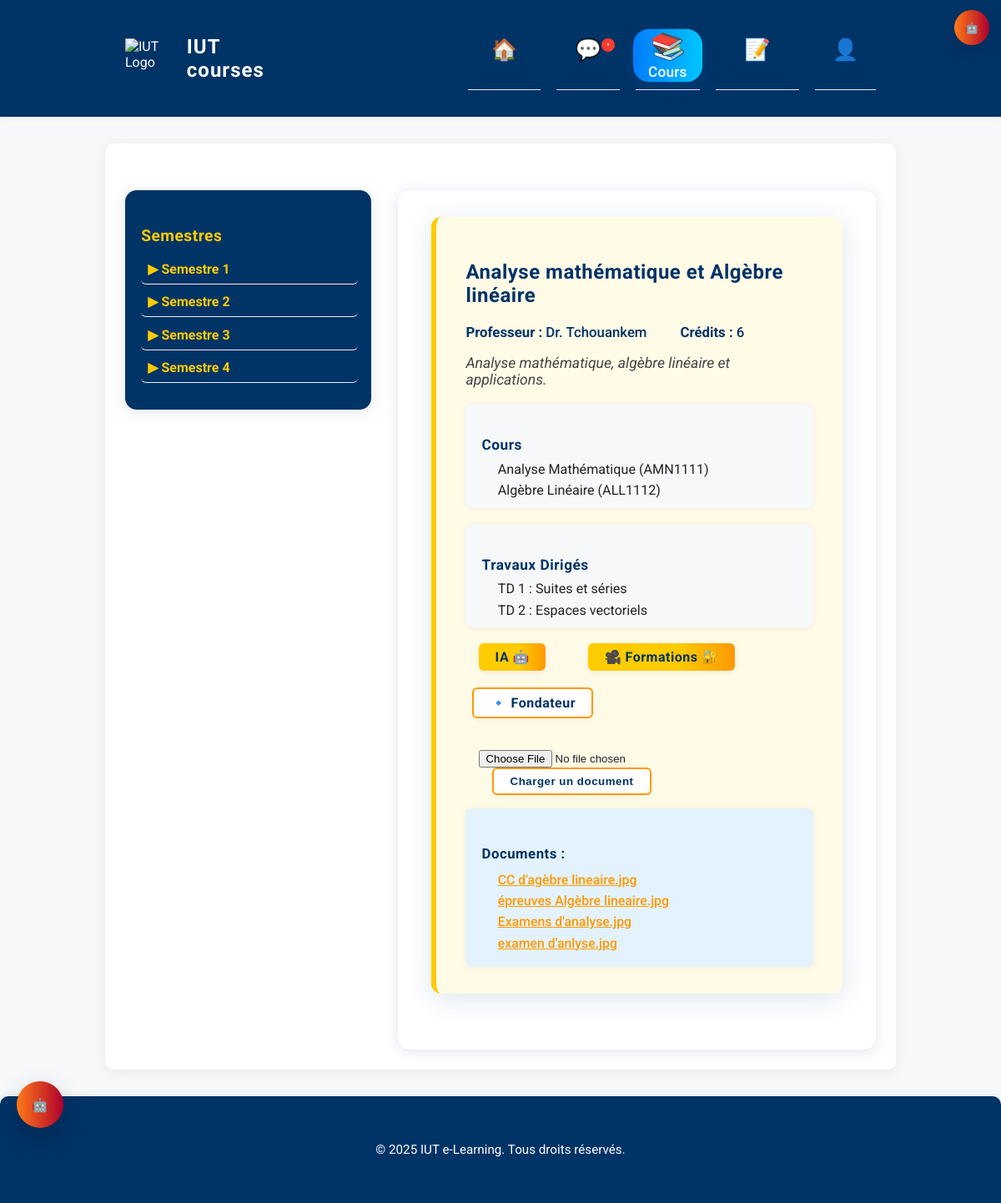
Screenshot of /courses (signed in) with the database file from the repository.
### tables this page shows
CREATE TABLE semestres (
    id INTEGER PRIMARY KEY AUTOINCREMENT,
    nom TEXT NOT NULL
);

CREATE TABLE unites (
    id INTEGER PRIMARY KEY AUTOINCREMENT,
    nom TEXT NOT NULL,
    semestre_id INTEGER NOT NULL,
    professeur TEXT,
    credits INTEGER,
    description TEXT,
    FOREIGN KEY(semestre_id) REFERENCES semestres(id)
);

CREATE TABLE courses (
    id INTEGER PRIMARY KEY AUTOINCREMENT,
    nom TEXT NOT NULL,
    unite_id INTEGER NOT NULL,
    type TEXT NOT NULL, -- 'cours' ou 'td'
    FOREIGN KEY(unite_id) REFERENCES unites(id)
);

CREATE TABLE unite_documents (
    id INTEGER PRIMARY KEY AUTOINCREMENT,
    unite_id INTEGER NOT NULL,
    filename TEXT NOT NULL,
    original_name TEXT NOT NULL,
    FOREIGN KEY(unite_id) REFERENCES unites(id)
);

### app.py (the view)
@app.route("/courses")
def courses():
    if "user_id" not in session:
        return redirect(url_for("login"))
    conn = get_db_connection()
    user = conn.execute("SELECT * FROM users WHERE id=?", (session["user_id"],)).fetchone()
    if not is_admin() and (not user or not user['has_paid']):
        if user and user['pending_payment']:
            conn.close()
            return render_template("pay.html", message="Votre paiement est en attente de validation par l'administrateur. Vous recevrez un accès dès confirmation.", waiting=True)
        conn.close()
        return redirect(url_for("pay"))
    filiere = user["filiere"] if user else None
    semestres = []
    if is_admin() or (filiere and filiere.lower() in ["genie informatique", "informatique", "gin", "gi"]):
        sem_rows = conn.execute("SELECT * FROM semestres ORDER BY id").fetchall()
        for sem in sem_rows:
            unites = conn.execute("SELECT * FROM unites WHERE semestre_id=? ORDER BY id", (sem["id"],)).fetchall()
            unite_list = []
            for unite in unites:
                cours = [row["nom"] for row in conn.execute("SELECT * FROM courses WHERE unite_id=? AND type='cours'", (unite["id"],)).fetchall()]
                td = [row["nom"] for row in conn.execute("SELECT * FROM courses WHERE unite_id=? AND type='td'", (unite["id"],)).fetchall()]
                docs = conn.execute("SELECT * FROM unite_documents WHERE unite_id=?", (unite["id"],)).fetchall()
                unite_list.append({
                    "id": unite["id"],
                    "nom": unite["nom"],
                    "professeur": unite["professeur"] if "professeur" in unite.keys() else "",
                    "credits": unite["credits"] if "credits" in unite.keys() else "",
                    "description": unite["description"] if "description" in unite.keys() else "",
                    "cours": cours,
                    "td": td,
                    "documents": [{"filename": d["filename"], "original_name": d["original_name"]} for d in docs]
                })
            semestres.append({
                "id": sem["id"],
                "nom": sem["nom"],
                "unites": unite_list
            })
    conn.close()
    return render_template("courses.html", filiere=filiere, semestres=semestres)

### app.py (called while the page is built)
def get_openai_api_key():
    key = None
    try:
        key = app.config.get('OPENAI_API_KEY')
    except Exception:
        key = None
    if not key:
        key = globals().get('OPENAI_API_KEY')
    if not key:
        key = os.getenv('OPENAI_API_KEY')
    if not key:
        key = getattr(openai, 'api_key', None)
    return key

def get_db_connection():
    conn = sqlite3.connect(os.path.join(os.path.dirname(__file__), 'database', 'iut_courses.db'))
    conn.row_factory = sqlite3.Row
    return conn

@app.context_processor
def inject_admin_status():
    return {'openai_key_configured': bool(get_openai_api_key())}

def is_admin():
    return session.get("user_email") == ADMIN_EMAIL

### templates/courses.html (shortened to what this page needs)
{% extends "base.html" %}
{% block content %}
{% if filiere and filiere|lower in ['genie informatique', 'informatique', 'gin', 'gi'] %}
<div class="gi-layout">
    <nav class="gi-sidebar">
        <h3>Semestres</h3>
        <ul>
            {% for semestre in semestres %}
            <li>
                <span class="gi-semestre-toggle" onclick="toggleMenu('sem{{ semestre.id }}')">&#9654; {{ semestre.nom }}</span>
            </li>
            {% endfor %}
        </ul>
    </nav>
    <main class="gi-content">
        {% set active_set = false %}
        {% for semestre in semestres %}
            {% for unite in semestre.unites %}
            <div id="ue{{ unite.id }}" class="gi-ue-content{% if not active_set %} gi-active{% set active_set = true %}{% endif %}">
                <h2>{{ unite.nom }}</h2>
                <div class="gi-ue-meta">
                    <span><b>Professeur :</b> {{ unite.professeur }}</span>
                    <span><b>Crédits :</b> {{ unite.credits }}</span>
                </div>
                <p class="gi-ue-desc">{{ unite.description }}</p>
                <div class="gi-ue-cours">
                    <h4>Cours</h4>
                    <ul>
                        {% for cours in unite.cours %}
                        <li>{{ cours }}</li>
                        {% endfor %}
                    </ul>
                </div>
                <div class="gi-ue-td">
                    <h4>Travaux Dirigés</h4>
                    <ul>
                        {% for td in unite.td %}
                        <li>{{ td }}</li>
                        {% endfor %}
                    </ul>
                </div>
                <div class="gi-ue-actions">
                    <a href="/assistant/unit/{{ unite.id }}" class="btn">IA 🤖</a>
       <a href="{{ url_for('password') }}" class="btn">🎥 Formations 🔐</a>
       <a href="{{ url_for('fondateur') }}" class="btn btn-secondary" style="margin-left:8px">🔹 Fondateur</a>
    </div><br><br>
                    <form action="/upload/{{ unite.id }}" method="post" enctype="multipart/form-data" style="display:inline-block;margin-left:1rem;">
                        <input type="file" name="file" style="display:inline-block;">
                        <button type="submit" class="btn btn-secondary">Charger un document</button>
                    </form>
                    {% if unite.documents %}
                    <div class="gi-ue-docs">
                        <h5>Documents :</h5>
                        <ul>
                        {% for doc in unite.documents %}
                            <li><a href="{{ url_for('uploaded_file', filename=doc.filename) }}" target="_blank">{{ doc.original_name }}</a></li>
                        {% endfor %}
                        </ul>
                    </div>
                    {% endif %}
                </div>
            </div>
            {% endfor %}
        {% endfor %}
    </main>
{% elif filiere %}
{% else %}
<div class="alert alert-info" style="margin:2rem auto;max-width:600px;text-align:center;">Aucun cours disponible pour votre filière.</div>
{% endif %}
{% endblock %}

### templates/base.html (shortened to what this page needs)
<!DOCTYPE html>
<html lang="fr">
<head>
    <link rel="stylesheet" href="{{ url_for('static', filename='style.css') }}">
</head>
<body>
    <header class="main-header">
        <div class="container header-flex">
            <div class="logo">
                <img src="https://1.bp.blogspot.com/-cNfaE8VuOl8/Xw7pY_vBzBI/AAAAAAAAGtk/Ce9Et7agQIUrlv1UeVtc3HRQt7z9pBwWACLcBGAsYHQ/s1600/IUT-FV.jpg" alt="IUT Logo" height="48" style="vertical-align:middle;">
                <span class="site-title">IUT courses</span>
            </div>
            <div id="assistant-toggle" title="Assistant IA" style="position:fixed; left:20px; bottom:90px; z-index:99999;">
                <div id="assistant-btn" style="background:linear-gradient(90deg,#ff7a18,#af002d); width:56px;height:56px;border-radius:50%;display:flex;align-items:center;justify-content:center;color:#fff;box-shadow:0 10px 30px rgba(0,0,0,0.2);cursor:pointer">🤖</div>
            </div>
            <div id="assistant-toggle-top" style="position:absolute; right:14px; top:12px; z-index:99999;">
                <button id="assistant-btn-top" title="Assistant IA" style="background:linear-gradient(90deg,#ff7a18,#af002d); width:42px;height:42px;border-radius:50%;border:none;color:#fff;cursor:pointer;box-shadow:0 6px 18px rgba(0,0,0,.12)">🤖</button>
            </div>
    <nav class="cool-nav">
        <ul class="nav-list">
            <li>
                <a href="{{ url_for('index') }}" class="{% if request.endpoint == 'index' %}active{% endif %}">
                    <span class="nav-icon">🏠</span>
                    <span class="nav-label">Accueil</span>
                </a>
            </li>
            <li>
                    <a href="{{ url_for('list_chats') }}" id="nav-chats-link" class="{%- if request.endpoint == 'list_chats' or request.endpoint == 'chat_room' -%}active{%- endif -%}" style="position:relative">
                        <span class="nav-icon">💬</span>
                        <span class="nav-label">Chats</span>
                        <span id="nav-chats-badge" style="display:none;position:absolute;top:6px;right:6px;background:#ff3b30;color:#fff;width:16px;height:16px;border-radius:50%;font-size:10px;display:flex;align-items:center;justify-content:center;line-height:1;">•</span>
                    </a>
                </li>
            {% if session.get('user_id') %}
                <li>
                    <a href="{{ url_for('courses') }}" class="{% if request.endpoint == 'courses' %}active{% endif %}">
                        <span class="nav-icon">📚</span>
                        <span class="nav-label">Cours</span>
                    </a>
                </li>
                <li>
                    <a href="{{ url_for('exams') }}" class="{% if request.endpoint == 'exams' %}active{% endif %}">
                        <span class="nav-icon">📝</span>
                        <span class="nav-label">Examens</span>
                    </a>
                </li>
                <li>
                    <a href="{{ url_for('profile') }}" class="{% if request.endpoint == 'profile' %}active{% endif %}">
                        <span class="nav-icon">👤</span>
                        <span class="nav-label">Profil</span>
                    </a>
                </li>
            {% endif %}
        </ul>
    </nav>
</header>
<div id="site-notifications" style="position:fixed; right:16px; top:16px; z-index:9999;max-width:480px;overflow:auto;padding:6px;box-sizing:border-box;"></div>
    <main class="container" {% if session.get('user_id') %}data-user-id="{{ session.get('user_id') }}"{% endif %}>
        {% block content %}{% endblock %}
    <footer class="main-footer">
        <div class="container">
            <p>&copy; 2025 IUT e-Learning. Tous droits réservés.</p>
        </div>
    </footer>
</body>
</html>

### static/style.css (style rules this page uses)
.gi-layout { display: flex; min-height: 600px; margin-top: 2rem; }
.gi-sidebar { width: 260px; background: #003366; color: #fff; border-radius: 14px; box-shadow: 0 2px 16px #00336622; padding: 1.5rem 1rem 1rem 1.2rem; margin-right: 2rem; height: fit-content; }
.gi-sidebar h3 { font-size: 1.2rem; margin-bottom: 1rem; color: #ffcc00; }
.gi-sidebar ul { list-style: none; padding: 0; }
.gi-sidebar li { margin-bottom: 0.5rem; cursor: pointer; font-size: 1rem; padding: 0.2rem 0.5rem; border-radius: 6px; transition: background 0.15s; }
.gi-semestre-toggle { font-weight: 700; color: #ffcc00; cursor: pointer; display: block; margin-bottom: 0.3rem; }
.gi-content { flex: 1; background: #fff; border-radius: 14px; box-shadow: 0 2px 16px #00336622; padding: 2rem 2.5rem; min-height: 500px; position: relative; }
.gi-ue-content { display: none; background: #f9fafb; border-radius: 12px; box-shadow: 0 2px 12px #00336611; margin-bottom: 2.2rem; padding: 2rem 2.2rem 1.5rem 2.2rem; border-left: 6px solid #ffcc00; transition: box-shadow 0.2s, background 0.2s; }
.gi-ue-content.gi-active { display: block; animation: fadeIn 0.5s; box-shadow: 0 6px 32px #00336622; background: #fffbe7; }
.gi-ue-meta { margin-bottom: 1rem; color: #003366; font-size: 1.08rem; display: flex; gap: 2.5rem; font-weight: 500; }
.gi-ue-desc { font-size: 1.13rem; color: #444; margin-bottom: 1.2rem; font-style: italic; }
.gi-ue-cours, .gi-ue-td { margin-bottom: 1.2rem; background: #f6f8fa; border-radius: 8px; padding: 1rem 1.2rem 0.5rem 1.2rem; box-shadow: 0 1px 6px #00336611; }
.gi-ue-cours h4, .gi-ue-td h4 { color: #003366; margin-bottom: 0.4rem; font-size: 1.08rem; }
.gi-ue-cours ul, .gi-ue-td ul { margin: 0; padding: 0 0 0 1.2rem; }
.gi-ue-cours li, .gi-ue-td li { border: none; padding: 0.2rem 0; color: #222; font-size: 1.01rem; }
.gi-ue-actions { margin-top: 1.2rem; display: flex; align-items: center; gap: 1.2rem; flex-wrap: wrap; }
.gi-ue-docs { background: #e3f2fd; border-radius: 8px; box-shadow: 0 1px 8px #00336611; padding: 1rem 1.2rem; margin-top: 1rem; margin-bottom: 0.5rem; min-width: 220px; }
.gi-ue-docs h5 { color: #003366; font-size: 1.05rem; margin-bottom: 0.5rem; }
.gi-ue-docs ul { margin: 0; padding: 0 0 0 1.2rem; }
.gi-ue-docs li { border: none; padding: 0.2rem 0; color: #003366; font-size: 0.99rem; }
.gi-ue-docs a { color: #ff9900; text-decoration: underline; font-weight: 500; transition: color 0.18s; }
.gi-ue-meta { margin-bottom: 1rem; color: #003366; font-size: 1.05rem; display: flex; gap: 2.5rem; }
.gi-ue-desc { font-size: 1.1rem; color: #444; margin-bottom: 1.2rem; }
.gi-ue-cours, .gi-ue-td { margin-bottom: 1.2rem; }
.gi-ue-cours h4, .gi-ue-td h4 { color: #003366; margin-bottom: 0.4rem; }
.gi-ue-actions { margin-top: 1.2rem; }
.gi-ue-actions .btn { font-size: 1rem; margin-right: 1rem; }
.btn, .btn-secondary { position: relative; overflow: hidden; }
h1, h2, h3, h4, h5 { font-family: 'Roboto', Arial, sans-serif; font-weight: 700; letter-spacing: 0.5px; }
body { font-family: 'Roboto', Arial, sans-serif; background: #f6f8fa; margin: 0; color: #222; }
.main-header { background: #003366; color: #fff; padding: 0.5rem 0; box-shadow: 0 2px 8px rgba(0,0,0,0.04); }
.header-flex { display: flex; align-items: center; justify-content: space-between; }
.logo { display: flex; align-items: center; gap: 0.7rem; }
.site-title { font-size: 1.5rem; font-weight: 700; letter-spacing: 1px; }
.btn { background: linear-gradient(90deg, #ffcc00 60%, #ff9900 100%); color: #003366; border: none; padding: 0.45rem 1.2rem; border-radius: 6px; font-weight: 700; margin-left: 1rem; cursor: pointer; text-decoration: none; box-shadow: 0 2px 8px rgba(0,0,0,0.07); transition: background 0.2s, color 0.2s, transform 0.15s; letter-spacing: 0.5px; }
.btn-secondary { background: #fff; color: #003366; border: 2px solid #ff9900; box-shadow: 0 2px 8px rgba(0,0,0,0.04); transition: background 0.2s, color 0.2s, border 0.2s, transform 0.15s; }
.container { max-width: 900px; margin: 0 auto; padding: 1.5rem; }
main.container { background: #fff; border-radius: 10px; box-shadow: 0 2px 16px rgba(0,0,0,0.07); margin-top: 2rem; margin-bottom: 2rem; }
h1, h2, h3 { color: #003366; }
ul { list-style: none; padding: 0; }
li { padding: 0.5rem 0; border-bottom: 1px solid #eee; }
.main-footer { background: #003366; color: #fff; text-align: center; padding: 1rem 0; font-size: 0.95rem; margin-top: 2rem; box-shadow: 0 -2px 8px rgba(0,0,0,0.04); border-radius: 10px 10px 0 0; }

### rows the page displays
semestres: nom "Semestre 1"
semestres: nom "Semestre 2"
semestres: nom "Semestre 3"
semestres: nom "Semestre 4"
unites: nom "Analyse mathématique et Algèbre linéaire", professeur "Dr. Tchouankem", credits "6", description "Analyse mathématique, algèbre linéaire et applications."
courses: nom "Analyse Mathématique (AMN1111)"
courses: nom "Algèbre Linéaire (ALL1112)"
courses: nom "TD 1 : Suites et séries"
courses: nom "TD 2 : Espaces vectoriels"
unite_documents: original_name "CC d'agèbre lineaire.jpg"
unite_documents: original_name "épreuves Algèbre lineaire.jpg"
unite_documents: original_name "Examens d'analyse.jpg"
unite_documents: original_name "examen d'anlyse.jpg"
